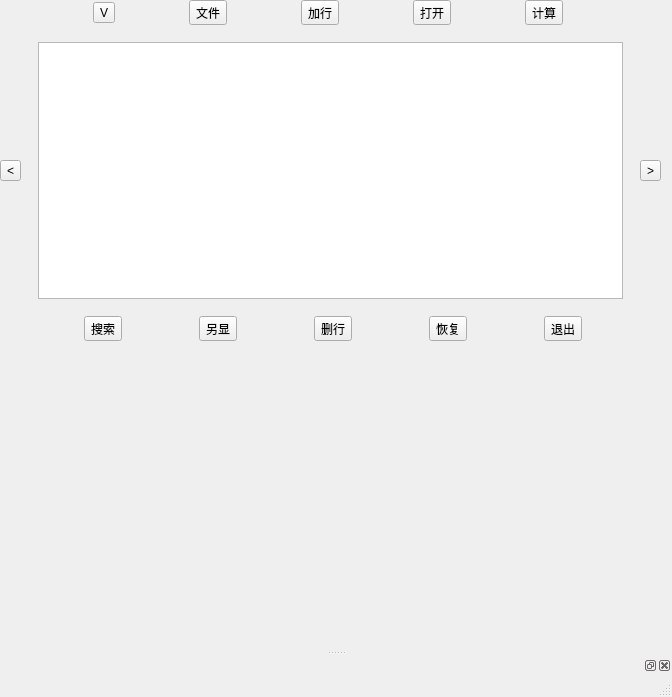
<?xml version="1.0" encoding="UTF-8"?>
<ui version="4.0">
 <class>MainWindow</class>
 <widget class="QMainWindow" name="MainWindow">
  <property name="geometry">
   <rect>
    <x>0</x>
    <y>0</y>
    <width>672</width>
    <height>697</height>
   </rect>
  </property>
  <property name="windowTitle">
   <string>MainWindow</string>
  </property>
  <widget class="QWidget" name="centralwidget">
   <widget class="QWidget" name="layoutWidget">
    <property name="geometry">
     <rect>
      <x>0</x>
      <y>0</y>
      <width>661</width>
      <height>341</height>
     </rect>
    </property>
    <layout class="QVBoxLayout" name="verticalLayout">
     <property name="spacing">
      <number>17</number>
     </property>
     <item>
      <layout class="QHBoxLayout" name="horizontalLayout_5">
       <property name="spacing">
        <number>1</number>
       </property>
       <property name="sizeConstraint">
        <enum>QLayout::SetMinimumSize</enum>
       </property>
       <property name="leftMargin">
        <number>20</number>
       </property>
       <property name="rightMargin">
        <number>20</number>
       </property>
       <item>
        <widget class="QToolButton" name="toolButton_10">
         <property name="toolTip">
          <string extracomment="文式"/>
         </property>
         <property name="statusTip">
          <string/>
         </property>
         <property name="text">
          <string>V</string>
         </property>
        </widget>
       </item>
       <item alignment="Qt::AlignBottom">
        <widget class="QToolButton" name="toolButton_6">
         <property name="cursor">
          <cursorShape>OpenHandCursor</cursorShape>
         </property>
         <property name="mouseTracking">
          <bool>true</bool>
         </property>
         <property name="focusPolicy">
          <enum>Qt::StrongFocus</enum>
         </property>
         <property name="toolTip">
          <string/>
         </property>
         <property name="statusTip">
          <string/>
         </property>
         <property name="layoutDirection">
          <enum>Qt::LeftToRight</enum>
         </property>
         <property name="text">
          <string>文件</string>
         </property>
         <property name="toolButtonStyle">
          <enum>Qt::ToolButtonTextOnly</enum>
         </property>
        </widget>
       </item>
       <item alignment="Qt::AlignBottom">
        <widget class="QToolButton" name="toolButton_7">
         <property name="cursor">
          <cursorShape>OpenHandCursor</cursorShape>
         </property>
         <property name="focusPolicy">
          <enum>Qt::StrongFocus</enum>
         </property>
         <property name="layoutDirection">
          <enum>Qt::LeftToRight</enum>
         </property>
         <property name="text">
          <string>加行</string>
         </property>
         <property name="toolButtonStyle">
          <enum>Qt::ToolButtonTextOnly</enum>
         </property>
        </widget>
       </item>
       <item alignment="Qt::AlignBottom">
        <widget class="QToolButton" name="toolButton_8">
         <property name="cursor">
          <cursorShape>OpenHandCursor</cursorShape>
         </property>
         <property name="focusPolicy">
          <enum>Qt::StrongFocus</enum>
         </property>
         <property name="toolTip">
          <string/>
         </property>
         <property name="statusTip">
          <string/>
         </property>
         <property name="layoutDirection">
          <enum>Qt::LeftToRight</enum>
         </property>
         <property name="text">
          <string>打开</string>
         </property>
         <property name="toolButtonStyle">
          <enum>Qt::ToolButtonTextOnly</enum>
         </property>
        </widget>
       </item>
       <item>
        <widget class="QToolButton" name="toolButton_11">
         <property name="cursor">
          <cursorShape>OpenHandCursor</cursorShape>
         </property>
         <property name="toolTip">
          <string extracomment="计算"/>
         </property>
         <property name="text">
          <string>计算</string>
         </property>
        </widget>
       </item>
      </layout>
     </item>
     <item>
      <layout class="QHBoxLayout" name="horizontalLayout_3">
       <item alignment="Qt::AlignRight">
        <widget class="QToolButton" name="toolButton_5">
         <property name="cursor">
          <cursorShape>OpenHandCursor</cursorShape>
         </property>
         <property name="focusPolicy">
          <enum>Qt::StrongFocus</enum>
         </property>
         <property name="statusTip">
          <string/>
         </property>
         <property name="layoutDirection">
          <enum>Qt::LeftToRight</enum>
         </property>
         <property name="text">
          <string>&lt;</string>
         </property>
         <property name="toolButtonStyle">
          <enum>Qt::ToolButtonTextOnly</enum>
         </property>
        </widget>
       </item>
       <item>
        <widget class="QListView" name="listView">
         <property name="dragDropOverwriteMode">
          <bool>true</bool>
         </property>
         <property name="dragDropMode">
          <enum>QAbstractItemView::DragDrop</enum>
         </property>
         <property name="resizeMode">
          <enum>QListView::Adjust</enum>
         </property>
         <property name="batchSize">
          <number>100</number>
         </property>
        </widget>
       </item>
       <item alignment="Qt::AlignLeft">
        <widget class="QToolButton" name="toolButton_1">
         <property name="cursor">
          <cursorShape>OpenHandCursor</cursorShape>
         </property>
         <property name="focusPolicy">
          <enum>Qt::StrongFocus</enum>
         </property>
         <property name="statusTip">
          <string/>
         </property>
         <property name="layoutDirection">
          <enum>Qt::LeftToRight</enum>
         </property>
         <property name="text">
          <string>&gt;</string>
         </property>
         <property name="toolButtonStyle">
          <enum>Qt::ToolButtonTextOnly</enum>
         </property>
        </widget>
       </item>
      </layout>
     </item>
     <item>
      <layout class="QHBoxLayout" name="horizontalLayout_4">
       <property name="spacing">
        <number>1</number>
       </property>
       <property name="leftMargin">
        <number>8</number>
       </property>
       <item>
        <widget class="QToolButton" name="toolButton_9">
         <property name="toolTip">
          <string extracomment="搜索"/>
         </property>
         <property name="text">
          <string>搜索</string>
         </property>
        </widget>
       </item>
       <item alignment="Qt::AlignTop">
        <widget class="QToolButton" name="toolButton_4">
         <property name="cursor">
          <cursorShape>OpenHandCursor</cursorShape>
         </property>
         <property name="focusPolicy">
          <enum>Qt::StrongFocus</enum>
         </property>
         <property name="layoutDirection">
          <enum>Qt::LeftToRight</enum>
         </property>
         <property name="text">
          <string>另显</string>
         </property>
         <property name="toolButtonStyle">
          <enum>Qt::ToolButtonTextOnly</enum>
         </property>
        </widget>
       </item>
       <item alignment="Qt::AlignTop">
        <widget class="QToolButton" name="toolButton_3">
         <property name="cursor">
          <cursorShape>OpenHandCursor</cursorShape>
         </property>
         <property name="focusPolicy">
          <enum>Qt::StrongFocus</enum>
         </property>
         <property name="layoutDirection">
          <enum>Qt::LeftToRight</enum>
         </property>
         <property name="text">
          <string>删行</string>
         </property>
         <property name="toolButtonStyle">
          <enum>Qt::ToolButtonTextOnly</enum>
         </property>
        </widget>
       </item>
       <item alignment="Qt::AlignTop">
        <widget class="QToolButton" name="toolButton_2">
         <property name="cursor">
          <cursorShape>OpenHandCursor</cursorShape>
         </property>
         <property name="focusPolicy">
          <enum>Qt::StrongFocus</enum>
         </property>
         <property name="layoutDirection">
          <enum>Qt::LeftToRight</enum>
         </property>
         <property name="text">
          <string>恢复</string>
         </property>
         <property name="toolButtonStyle">
          <enum>Qt::ToolButtonTextOnly</enum>
         </property>
        </widget>
       </item>
       <item>
        <widget class="QToolButton" name="toolButton">
         <property name="cursor">
          <cursorShape>OpenHandCursor</cursorShape>
         </property>
         <property name="focusPolicy">
          <enum>Qt::StrongFocus</enum>
         </property>
         <property name="text">
          <string>退出</string>
         </property>
        </widget>
       </item>
      </layout>
     </item>
    </layout>
   </widget>
  </widget>
  <widget class="QMenuBar" name="menubar">
   <property name="geometry">
    <rect>
     <x>0</x>
     <y>0</y>
     <width>672</width>
     <height>31</height>
    </rect>
   </property>
  </widget>
  <widget class="QStatusBar" name="statusbar"/>
  <widget class="QDockWidget" name="dockWidget_2">
   <property name="focusPolicy">
    <enum>Qt::WheelFocus</enum>
   </property>
   <property name="acceptDrops">
    <bool>true</bool>
   </property>
   <property name="toolTip">
    <string extracomment="摘录内容"/>
   </property>
   <property name="layoutDirection">
    <enum>Qt::LeftToRight</enum>
   </property>
   <property name="autoFillBackground">
    <bool>true</bool>
   </property>
   <property name="floating">
    <bool>false</bool>
   </property>
   <attribute name="dockWidgetArea">
    <number>8</number>
   </attribute>
   <widget class="QWidget" name="dockWidgetContents_2">
    <widget class="QTextEdit" name="textEdit">
     <property name="geometry">
      <rect>
       <x>0</x>
       <y>0</y>
       <width>661</width>
       <height>321</height>
      </rect>
     </property>
     <property name="midLineWidth">
      <number>0</number>
     </property>
     <property name="tabChangesFocus">
      <bool>true</bool>
     </property>
     <property name="lineWrapMode">
      <enum>QTextEdit::NoWrap</enum>
     </property>
     <property name="lineWrapColumnOrWidth">
      <number>1</number>
     </property>
    </widget>
   </widget>
  </widget>
  <zorder>dockWidget_2</zorder>
  <zorder>dockWidget</zorder>
 </widget>
 <resources/>
 <connections/>
</ui>
